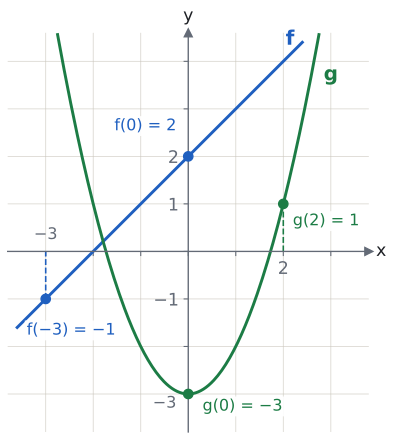

The script that drew this image:
import sys; sys.path.insert(0, "tools")
from cizim import *

# f(x) = x + 2 (mavi doğru), g(x) = x² − 3 (yeşil parabol). Kurallar derste verilmez, grafikten okunur.
# (g∘f)(0): f(0) = 2, sonra g(2) = 1.   (f∘g)(0): g(0) = −3, sonra f(−3) = −1.
fig, ax = sekil(5.4, 5.4)
eksenler(ax, x=(-3.8, 3.8), y=(-3.8, 4.6))
ax.set_aspect("equal")
ax.set_xticks(range(-3, 4)); ax.set_xticklabels(["", "", "", "", "", "2", ""])
ax.set_yticks(range(-3, 5)); ax.set_yticklabels(["", "", "−1", "", "1", "2", "", ""])
xs = np.linspace(-3.6, 2.4, 50); ax.plot(xs, xs + 2, color=MAVI)
xs = np.linspace(-2.75, 2.75, 200); ax.plot(xs, xs**2 - 3, color=YESIL)
ax.text(2.05, 4.35, "f", color=MAVI, fontsize=15, fontweight="bold")
ax.text(2.85, 3.6, "g", color=YESIL, fontsize=15, fontweight="bold")
kutu = dict(facecolor="white", edgecolor="none", pad=1.5, alpha=0.9)
# (g∘f)(0)
nokta(ax, 0, 2, renk=MAVI); nokta(ax, 2, 1, renk=YESIL)
ax.plot([2, 2], [0, 1], color=YESIL, lw=1.2, ls="--")
ax.text(-0.25, 2.55, "f(0) = 2", color=MAVI, fontsize=12, ha="right", bbox=kutu)
ax.text(2.2, 0.55, "g(2) = 1", color=YESIL, fontsize=12, bbox=kutu)
# (f∘g)(0)
nokta(ax, 0, -3, renk=YESIL); nokta(ax, -3, -1, renk=MAVI)
ax.plot([-3, -3], [-1, 0], color=MAVI, lw=1.2, ls="--")
ax.text(0.3, -3.35, "g(0) = −3", color=YESIL, fontsize=12, bbox=kutu)
ax.text(-3.4, -1.75, "f(−3) = −1", color=MAVI, fontsize=12, bbox=kutu)
ax.text(-3, 0.18, "−3", color=SOLUK, fontsize=12, ha="center", va="bottom")
ax.text(-0.25, -3.2, "−3", color=SOLUK, fontsize=12, ha="right", va="center")
kaydet(fig, __file__)
